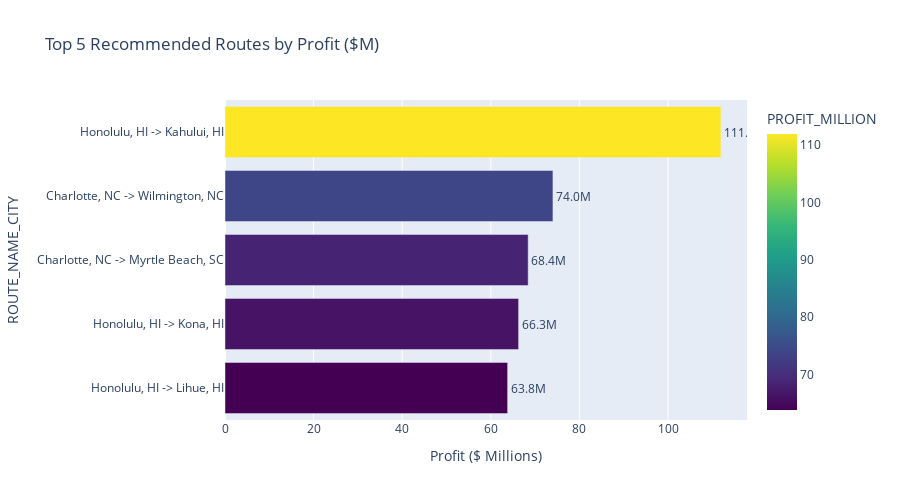

The code cell stored with this chart in its notebook:
### Code cell
import plotly.express as px

top_profit_routes['PROFIT_MILLION'] = top_profit_routes['PROFIT'] / 1e6

fig = px.bar(
    top_profit_routes,
    x='PROFIT_MILLION',
    y='ROUTE_NAME_CITY',
    orientation='h',
    color='PROFIT_MILLION',
    color_continuous_scale='Viridis',
    text='PROFIT_MILLION',
    title='Top 5 Recommended Routes by Profit ($M)'
)

fig.update_layout(
    xaxis_title='Profit ($ Millions)',
    yaxis=dict(autorange='reversed'),
    height=500
)

fig.update_traces(texttemplate='%{text:.1f}M', textposition='outside')
fig.show()

### Figure 1 — Plotly figure (JSON) as saved in the notebook; plotly's stock layout.template omitted (floating-point values rounded to 4 significant figures)
{"data": [{"alignmentgroup": "True", "hovertemplate": "PROFIT_MILLION=%{marker.color}<br>ROUTE_NAME_CITY=%{y}<extra></extra>", "legendgroup": "", "marker": {"color": [111.9, 74.03, 68.44, 66.28, 63.8], "coloraxis": "coloraxis", "pattern": {"shape": ""}}, "name": "", "offsetgroup": "", "orientation": "h", "showlegend": false, "text": [111.9, 74.03, 68.44, 66.28, 63.8], "textposition": "outside", "texttemplate": "%{text:.1f}M", "type": "bar", "x": [111.9, 74.03, 68.44, 66.28, 63.8], "xaxis": "x", "y": ["Honolulu, HI -> Kahului, HI", "Charlotte, NC -> Wilmington, NC", "Charlotte, NC -> Myrtle Beach, SC", "Honolulu, HI -> Kona, HI", "Honolulu, HI -> Lihue, HI"], "yaxis": "y"}], "layout": {"barmode": "relative", "coloraxis": {"colorbar": {"title": {"text": "PROFIT_MILLION"}}, "colorscale": [[0, "#440154"], [0.1111, "#482878"], [0.2222, "#3e4989"], [0.3333, "#31688e"], [0.4444, "#26828e"], [0.5556, "#1f9e89"], [0.6667, "#35b779"], [0.7778, "#6ece58"], [0.8889, "#b5de2b"], [1, "#fde725"]]}, "height": 500, "legend": {"tracegroupgap": 0}, "title": {"text": "Top 5 Recommended Routes by Profit ($M)"}, "xaxis": {"anchor": "y", "domain": [0, 1], "title": {"text": "Profit ($ Millions)"}}, "yaxis": {"anchor": "x", "autorange": "reversed", "domain": [0, 1], "title": {"text": "ROUTE_NAME_CITY"}}}}
